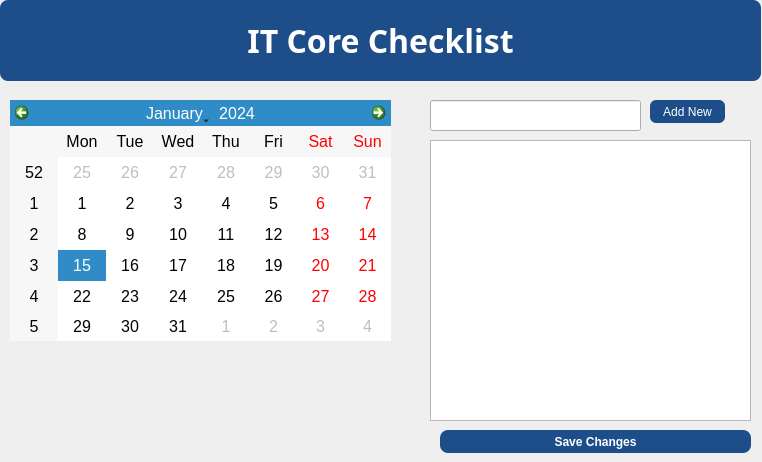
<?xml version="1.0" encoding="UTF-8"?>
<ui version="4.0">
 <class>Dialog</class>
 <widget class="QDialog" name="Dialog">
  <property name="geometry">
   <rect>
    <x>0</x>
    <y>0</y>
    <width>762</width>
    <height>462</height>
   </rect>
  </property>
  <property name="windowTitle">
   <string>Dialog</string>
  </property>
  <property name="autoFillBackground">
   <bool>false</bool>
  </property>
  <widget class="QCalendarWidget" name="calendarWidget">
   <property name="geometry">
    <rect>
     <x>10</x>
     <y>100</y>
     <width>381</width>
     <height>241</height>
    </rect>
   </property>
   <property name="styleSheet">
    <string notr="true">font:12pt;</string>
   </property>
  </widget>
  <widget class="QListWidget" name="tasksListWidget">
   <property name="geometry">
    <rect>
     <x>430</x>
     <y>140</y>
     <width>321</width>
     <height>281</height>
    </rect>
   </property>
  </widget>
  <widget class="QPushButton" name="saveButton">
   <property name="geometry">
    <rect>
     <x>440</x>
     <y>430</y>
     <width>311</width>
     <height>23</height>
    </rect>
   </property>
   <property name="font">
    <font>
     <weight>75</weight>
     <bold>true</bold>
    </font>
   </property>
   <property name="styleSheet">
    <string notr="true">background: #1d4e89;
color: White;
border-radius:8px;</string>
   </property>
   <property name="text">
    <string>Save Changes</string>
   </property>
  </widget>
  <widget class="QPushButton" name="addButton">
   <property name="geometry">
    <rect>
     <x>650</x>
     <y>100</y>
     <width>75</width>
     <height>23</height>
    </rect>
   </property>
   <property name="styleSheet">
    <string notr="true">background: #1d4e89;
color: White;
border-radius:6px;</string>
   </property>
   <property name="text">
    <string>Add New</string>
   </property>
  </widget>
  <widget class="QLabel" name="label">
   <property name="geometry">
    <rect>
     <x>0</x>
     <y>0</y>
     <width>761</width>
     <height>81</height>
    </rect>
   </property>
   <property name="font">
    <font>
     <family>Leelawadee</family>
     <pointsize>24</pointsize>
     <weight>75</weight>
     <bold>true</bold>
    </font>
   </property>
   <property name="autoFillBackground">
    <bool>false</bool>
   </property>
   <property name="styleSheet">
    <string notr="true">background : #1d4e89;
color: white;
border-radius:8px;</string>
   </property>
   <property name="text">
    <string>IT Core Checklist</string>
   </property>
   <property name="textFormat">
    <enum>Qt::AutoText</enum>
   </property>
   <property name="alignment">
    <set>Qt::AlignCenter</set>
   </property>
  </widget>
  <widget class="QLineEdit" name="taskLineEdit">
   <property name="geometry">
    <rect>
     <x>430</x>
     <y>100</y>
     <width>211</width>
     <height>31</height>
    </rect>
   </property>
  </widget>
 </widget>
 <resources>
  <include location="ccb logo.qrc"/>
 </resources>
 <connections/>
</ui>
